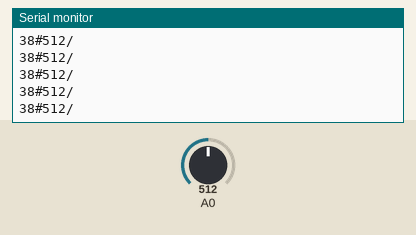
The sketch below on a simulated Arduino Uno, built with avr-gcc and run on an emulated ATmega328P. Shown: the last lines printed to the serial monitor. The test bench sets the inputs (shaded band); at power-on: A0 = 512.

Above: at 1.2 s.
1.3 s: A0 set to 716
At 1.41 s:
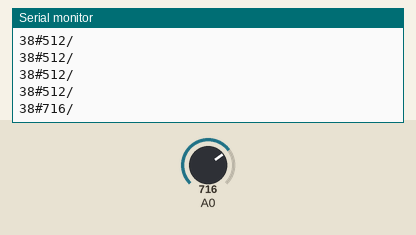
2.8 s: A0 set to 900
At 2.82 s:
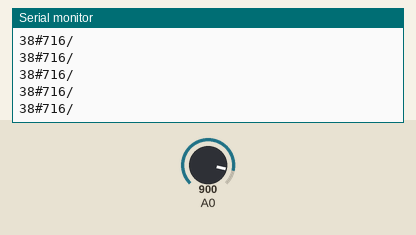
Timing chart, 0 to 5.8 s (numbered marks = the images above; inputs shaded):
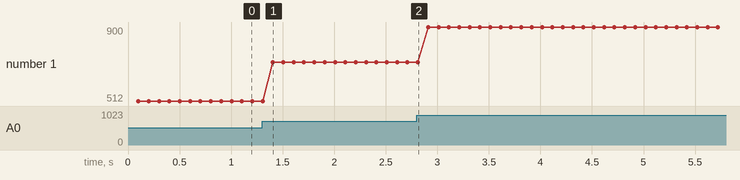

Measured:
- after the input at 1.3 s, the serial monitor: prints a new line after 0.11 s (image 1)
- plotted number 1: 512 → 716 after the input at 1.3 s, 716 → 900 after the input at 2.8 s

The sketch:

Challenge2.ino
```cpp
// Pour lire la valeur de sortie d'un potentiomètre / relier le ground, relier 3V et relier un fil sur A0 qui va recevoir la valeur
void setup() {
  // initialize serial communication at 9600 bits per second:
  Serial.begin(9600);
}

// the loop routine runs over and over again forever:
void loop() {
  // read the input on analog pin 0:
  int sensorValue = analogRead(A0);
  // print out the value you read:
  //Serial.println(sensorValue);
  delay(100);     // delay in between reads for stability
  String s = "38#"+String(sensorValue)+"/";
  Serial.println(s);
}
// solution de challenge trouvé sur https://docs.arduino.cc/built-in-examples/basics/AnalogReadSerial
// Rem : celui qui recoit RX et celui qui transmet TX, remier le ground des 1 nod et lire le potentiel de leur potentiomètre
```
